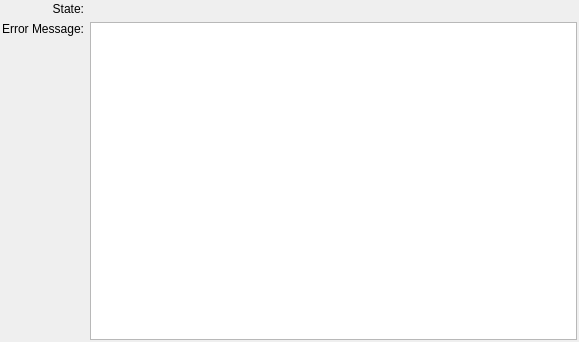
<ui version="4.0" >
 <class>ExtensionSystem::Internal::PluginErrorView</class>
 <widget class="QWidget" name="ExtensionSystem::Internal::PluginErrorView" >
  <property name="geometry" >
   <rect>
    <x>0</x>
    <y>0</y>
    <width>579</width>
    <height>342</height>
   </rect>
  </property>
  <layout class="QGridLayout" name="gridLayout" >
   <property name="margin" >
    <number>2</number>
   </property>
   <item row="0" column="0" >
    <widget class="QLabel" name="label" >
     <property name="text" >
      <string>State:</string>
     </property>
     <property name="alignment" >
      <set>Qt::AlignRight|Qt::AlignTrailing|Qt::AlignVCenter</set>
     </property>
    </widget>
   </item>
   <item row="0" column="1" >
    <widget class="QLabel" name="state" >
    </widget>
   </item>
   <item row="1" column="0" >
    <layout class="QVBoxLayout" name="verticalLayout" >
     <item>
      <widget class="QLabel" name="label_2" >
       <property name="text" >
        <string>Error Message:</string>
       </property>
       <property name="alignment" >
        <set>Qt::AlignRight|Qt::AlignTrailing|Qt::AlignVCenter</set>
       </property>
      </widget>
     </item>
     <item>
      <spacer name="verticalSpacer" >
       <property name="orientation" >
        <enum>Qt::Vertical</enum>
       </property>
       <property name="sizeHint" stdset="0" >
        <size>
         <width>20</width>
         <height>40</height>
        </size>
       </property>
      </spacer>
     </item>
    </layout>
   </item>
   <item row="1" column="1" >
    <widget class="QTextEdit" name="errorString" >
     <property name="tabChangesFocus" >
      <bool>true</bool>
     </property>
     <property name="readOnly" >
      <bool>true</bool>
     </property>
    </widget>
   </item>
  </layout>
 </widget>
 <resources/>
 <connections/>
</ui>
